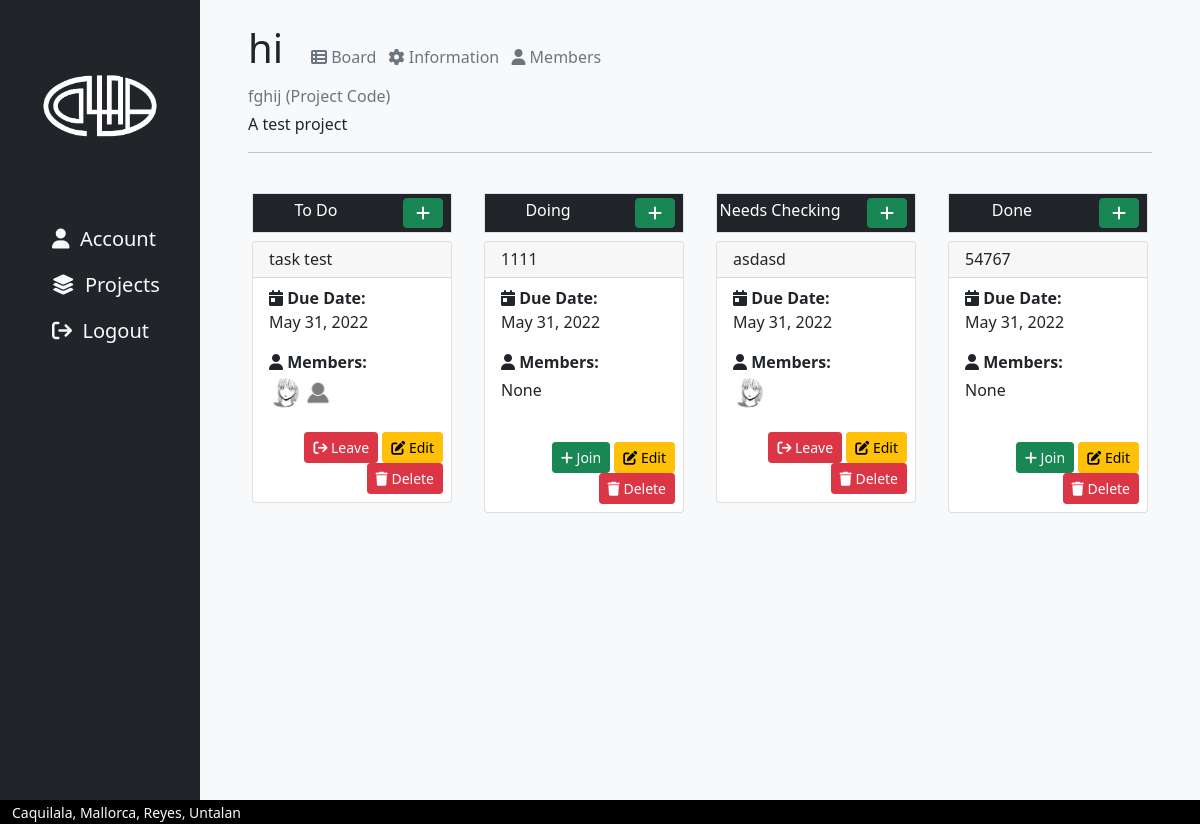
Before: /project/11/ (signed in) with the older database file.
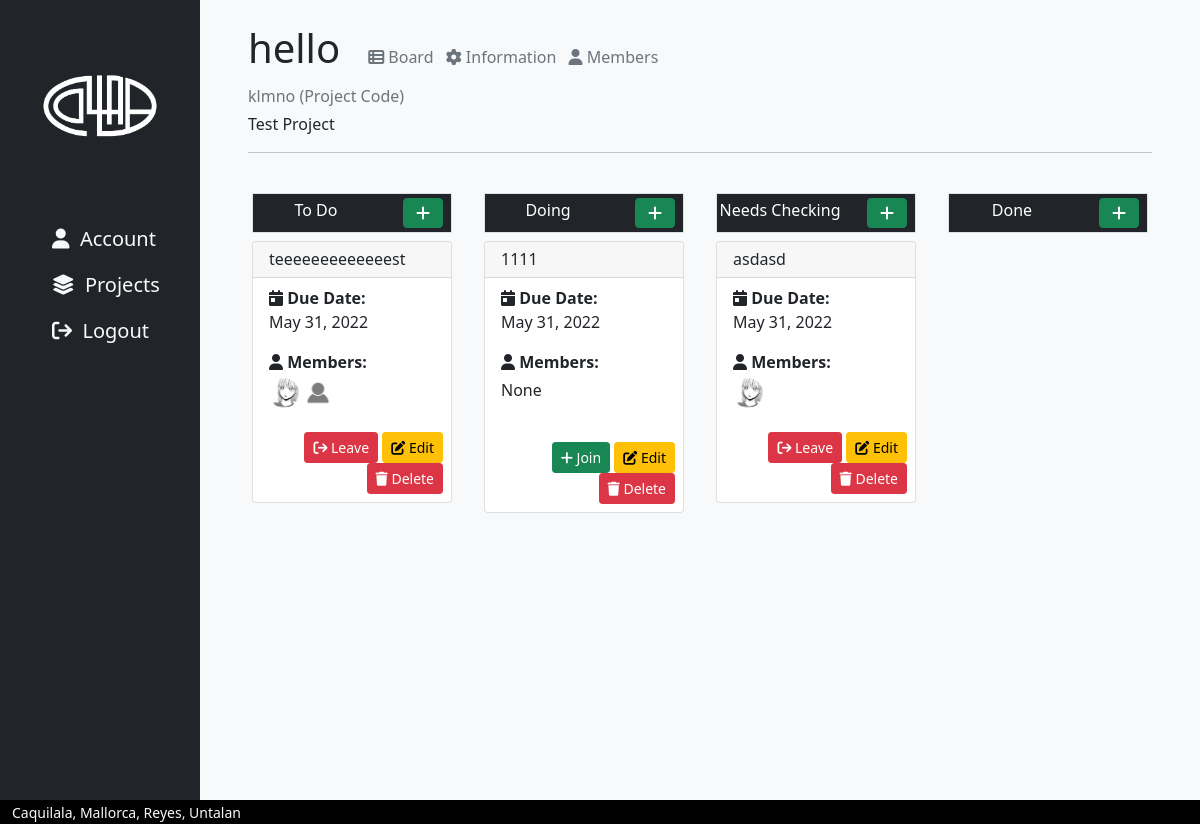
After: the same page with the newer database file.
### collabapp/models.py (models this page shows, shortened)
class Project(models.Model):
    code = models.CharField(max_length=255, null=True, unique=True)
    owner = models.ForeignKey(User, on_delete=models.CASCADE, null = True)
    title = models.CharField(max_length=100, null=True)
    description = models.CharField(max_length=1000, null=True)
    creation_date = models.DateTimeField(auto_now_add=True, null=True)

class Task(models.Model):
    STATUS = (
        ('To-Do', 'To-Do'),
        ('Doing', 'Doing'),
        ('Need Checking', 'Need Checking'),
        ('Done', 'Done')
    )
    name = models.CharField(max_length=100, null=True)
    due_date = models.DateField()
    status = models.CharField(max_length=100, choices=STATUS, default = "To-Do")
    project = models.ForeignKey(Project, on_delete=models.CASCADE, related_name="tasks", null=True)
    @property
    def getMembers(self):
        task = self.task_members.all()
        t = list(task)
        return t

class Profile(models.Model):
    user = models.OneToOneField(User, blank=True, on_delete=models.CASCADE)
    name = models.CharField(max_length=100, null=True)
    contact = models.CharField(max_length=100, null=True)
    profile_picture = models.ImageField(null=True, blank=True, upload_to = '', default='/default_pfp.png')
    projects = models.ManyToManyField(Project, related_name= "members", blank=True)
    tasks = models.ManyToManyField(Task, related_name= "task_members", blank=True)

### collabapp/views.py (the view)
# urls.py: path('project/<int:id>/', views.projectPage, name='projectPage'),
@login_required(login_url='loginPage')
def projectPage(request, id):
    puser = request.user.profile
    project = Project.objects.get(id=id)
    tasks_to_do = Task.objects.filter(project__id=project.id).filter(status="To-Do")
    ttd = list(tasks_to_do)
    tasks_doing = Task.objects.filter(project__id=project.id).filter(status="Doing")
    td = list(tasks_doing)
    tasks_needs_checking = Task.objects.filter(project__id=project.id).filter(status="Need Checking")
    tnc = list(tasks_needs_checking)
    tasks_done = Task.objects.filter(project__id=project.id).filter(status="Done")
    tdn = list(tasks_done)
    context = {'project':project, 'tasks_to_do': ttd, 'tasks_doing': td, "tasks_needs_checking": tnc, "tasks_done": tdn, 'user': puser}
    return render(request, 'collabapp/project-home.html', context)

### collabapp/templates/collabapp/project-home.html (shortened to what the changed rows need)
<!DOCTYPE html>
<html lang="en">
    {% load static %}
<head>
   {% include 'collabapp/head-modules.html' %}
</head>
<body>
    <div class="container-fluid bg-warning h-100">
        <div class="row min-vh-100">
            <div class="col-10 min-vh-100 px-5 py-4 bg-light">
                {% include 'collabapp/project-header.html' %}
                <p class="text-muted my-1">{{project.code}} (Project Code)</p>
                <p>{{project.description}}</p>
                <hr>
                <br>
                <div class="row justify-content-center">
                    <div class="col mx-3 px-0" style="max-width:250px;">
                        {% for task in tasks_to_do %}
                            <div class="card my-2">
                                <div class="card-header px-3 py-1">
                                    <h6 class="my-1">{{task.name}}</h6>
                                </div>
                                <div class="card-body px-3 py-2 mb-3">
                                    <b><i class="fa-solid fa-calendar-day"></i> Due Date:</b><p>{{task.due_date}}</p>
                                    <b><i class="fa-solid fa-user mb-2"></i> Members:</b><br>
                                    {% for member in task.getMembers %}
                                        {% if member.profile_picture %}
                                            <img src="{{member.profile_picture.url}}" alt="" style="height:30px;width:30px;border-radius:100%;object-fit:cover;">
                                        {% else %}
                                            <img src="{% static 'static/default_pfp.png' %}" alt="" style="height:30px;width:30px;border-radius:100%;object-fit:cover;">
                                        {% endif %}
                                    {% empty %}
                                        <p>None</p>
                                    {% endfor %}
                                </div>
                                <div class="text-end mb-2 me-2">
                                    {% if user not in task.getMembers %}
                                        <a class="btn btn-success btn-sm" href="{% url 'joinTask' task.id %}"><i class="fa-solid fa-plus"></i> Join</a>
                                    {% else %}
                                        <button type="button" class="btn btn-danger btn-sm" data-bs-toggle="modal" data-bs-target="#leaveTask1"><i class="fa-solid fa-arrow-right-from-bracket"></i> Leave</button>
                                    {% endif %}
                                    <a class="btn btn-warning btn-sm" href="{% url 'taskEditPage' project.id task.id %}"><i class="fa-solid fa-pen-to-square"></i> Edit</a>
                                    <button type="button" class="btn btn-danger btn-sm" data-bs-toggle="modal" data-bs-target="#deleteTask1"><i class="fa-solid fa-trash"></i> Delete</button>
                                </div>
                            </div>
                        {% endfor %}
                    </div>
                    <div class="col mx-3 px-0" style="max-width:250px;">
                         {% for task in tasks_doing %}
                            <div class="card my-2">
                                <div class="card-header px-3 py-1">
                                    <h6 class="my-1">{{task.name}}</h6>
                                </div>
                                <div class="card-body px-3 py-2 mb-3">
                                    <b><i class="fa-solid fa-calendar-day"></i> Due Date:</b><p>{{task.due_date}}</p>
                                    <b><i class="fa-solid fa-user mb-2"></i> Members:</b><br>
                                    {% for member in task.getMembers %}
                                        {% if member.profile_picture %}
                                            <img src="{{member.profile_picture.url}}" alt="" style="height:30px;width:30px;border-radius:100%;">
                                        {% else %}
                                            <img src="{% static 'static/default_pfp.png' %}" alt="" style="height:30px;width:30px;border-radius:100%;">
                                        {% endif %}
                                    {% empty %}
                                        <p>None</p>
                                    {% endfor %}
                                </div>
                                <div class="text-end mb-2 me-2">
                                    {% if user not in task.getMembers %}
                                        <a class="btn btn-success btn-sm" href="{% url 'joinTask' task.id %}"><i class="fa-solid fa-plus"></i> Join</a>
                                    {% else %}
                                        <button type="button" class="btn btn-danger btn-sm" data-bs-toggle="modal" data-bs-target="#leaveTask2"><i class="fa-solid fa-arrow-right-from-bracket"></i> Leave</button>
                                    {% endif %}
                                    <a class="btn btn-warning btn-sm" href="{% url 'taskEditPage' project.id task.id %}"><i class="fa-solid fa-pen-to-square"></i> Edit</a>
                                    <button type="button" class="btn btn-danger btn-sm" data-bs-toggle="modal" data-bs-target="#deleteTask2"><i class="fa-solid fa-trash"></i> Delete</button>
                                </div>
                            </div>
                         {% endfor %}
                     </div>
                    <div class="col mx-3 px-0" style="max-width:250px;">
                        {% for task in tasks_needs_checking%}
                            <div class="card my-2">
                                <div class="card-header px-3 py-1">
                                    <h6 class="my-1">{{task.name}}</h6>
                                </div>
                                <div class="card-body px-3 py-2 mb-3">
                                    <b><i class="fa-solid fa-calendar-day"></i> Due Date:</b><p>{{task.due_date}}</p>
                                    <b><i class="fa-solid fa-user mb-2"></i> Members:</b><br>
                                    {% for member in task.getMembers %}
                                        {% if member.profile_picture %}
                                            <img src="{{member.profile_picture.url}}" alt="" style="height:30px;width:30px;border-radius:100%;">
                                        {% else %}
                                            <img src="{% static 'static/default_pfp.png' %}" alt="" style="height:30px;width:30px;border-radius:100%;">
                                        {% endif %}
                                    {% empty %}
                                        <p>None</p>
                                    {% endfor %}
                                </div>
                                <div class="text-end mb-2 me-2">
                                    {% if user not in task.getMembers %}
                                        <a class="btn btn-success btn-sm" href="{% url 'joinTask' task.id %}"><i class="fa-solid fa-plus"></i> Join</a>
                                    {% else %}
                                        <button type="button" class="btn btn-danger btn-sm" data-bs-toggle="modal" data-bs-target="#leaveTask3"><i class="fa-solid fa-arrow-right-from-bracket"></i> Leave</button>
                                    {% endif %}
                                    <a class="btn btn-warning btn-sm" href="{% url 'taskEditPage' project.id task.id %}"><i class="fa-solid fa-pen-to-square"></i> Edit</a>
                                    <button type="button" class="btn btn-danger btn-sm" data-bs-toggle="modal" data-bs-target="#deleteTask3"><i class="fa-solid fa-trash"></i> Delete</button>
                                </div>
                            </div>
                        {% endfor %}
                     </div>
                    <div class="col mx-3 px-0" style="max-width:250px;">
                        {% for task in tasks_done %}
                            <div class="card my-2">
                                <div class="card-header px-3 py-1">
                                    <h6 class="my-1">{{task.name}}</h6>
                                </div>
                                <div class="card-body px-3 py-2 mb-3">
                                    <b><i class="fa-solid fa-calendar-day"></i> Due Date:</b><p>{{task.due_date}}</p>
                                    <b><i class="fa-solid fa-user mb-2"></i> Members:</b><br>
                                    {% for member in task.getMembers %}
                                        {% if member.profile_picture %}
                                            <img src="{{member.profile_picture.url}}" alt="" style="height:30px;width:30px;border-radius:100%;">
                                        {% else %}
                                            <img src="{% static 'static/default_pfp.png' %}" alt="" style="height:30px;width:30px;border-radius:100%;">
                                        {% endif %}
                                    {% empty %}
                                        <p>None</p>
                                    {% endfor %}
                                </div>
                                <div class="text-end mb-2 me-2">
                                    {% if user not in task.getMembers %}
                                        <a class="btn btn-success btn-sm" href="{% url 'joinTask' task.id %}"><i class="fa-solid fa-plus"></i> Join</a>
                                    {% else %}
                                        <button type="button" class="btn btn-danger btn-sm" data-bs-toggle="modal" data-bs-target="#leaveTask4"><i class="fa-solid fa-arrow-right-from-bracket"></i> Leave</button>
                                    {% endif %}
                                    <a class="btn btn-warning btn-sm" href="{% url 'taskEditPage' project.id task.id %}"><i class="fa-solid fa-pen-to-square"></i> Edit</a>
                                    <button type="button" class="btn btn-danger btn-sm" data-bs-toggle="modal" data-bs-target="#deleteTask4"><i class="fa-solid fa-trash"></i> Delete</button>
                                </div>
                            </div>
                        {% endfor %}
                     </div>
                </div>
            </div>
        </div>
    </div>
</body>
</html>

### collabapp/templates/collabapp/project-header.html
<div class="row row-cols-auto align-items-baseline">
    <div class="col">
        <h1>{{project.title}}</h1>
    </div>
    <div class="col">
        <a class="fs-6 mx-1 text-decoration-none text-muted" href="{% url 'projectPage' project.id %}"><i class="fa-solid fa-table-list"></i> Board</a>
        <a class="fs-6 mx-1 text-decoration-none text-muted" href="{% url 'projectInfoPage' project.id %}"><i class="fa-solid fa-gear"></i> Information</a>
        <a class="fs-6 mx-1 text-decoration-none text-muted" href="{% url 'projectMembersPage' project.id %}"><i class="fa-solid fa-user"></i> Members</a>
    </div>
</div>

Changed rows visible on the page:
removed Task: name "54767", due_date "May 31, 2022", shows "Join", shown under "Done"
changed Project: title "hi" → "hello"; code "fghij" → "klmno"; description "A test project" → "Test Project"
changed Task: name "task test" → "teeeeeeeeeeeeest"
